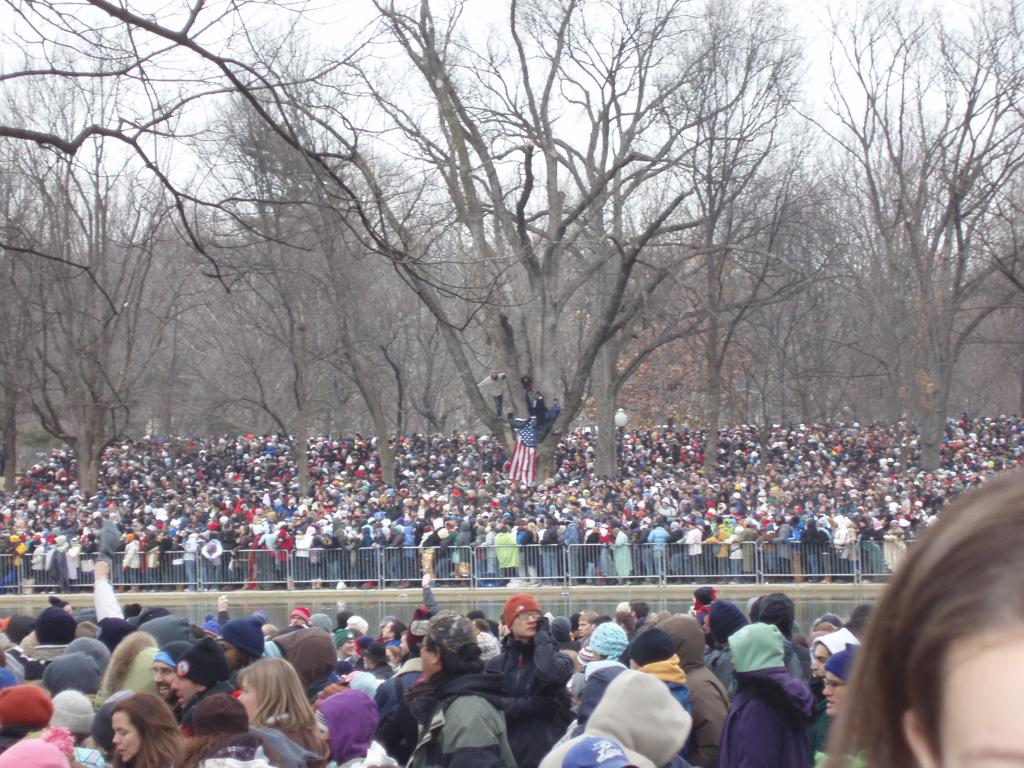
#> input picture dataset/ShanghaiTech/part_A/train_data/images/IMG_1.jpg, 1024 x 768 px, found by its file name; its folder holds only this picture in this run
$ python create_dataset.py
#> lines starting #> are read from the running program, lines starting #| are printed output that depends on the picture
import os
import cv2
import numpy as np
from scipy.io import loadmat
x=[]
y=[]
image_folder ="dataset/ShanghaiTech/part_A/train_data/images"
images = os.listdir(image_folder)
for image_name in images:
    image_path= os.path.join(image_folder, image_name)
    img=cv2.imread(image_path)
#> img is the input picture: shape (768, 1024, 3); mean B, G, R 144.9, 141.2, 145.9
    img=cv2.resize(img,(224,224))
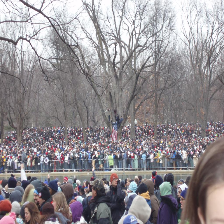
#> img: shape (224, 224, 3); mean B, G, R 144.8, 141.1, 145.8
    img=img/225.0
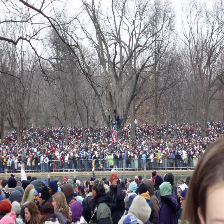
#> img: shape (224, 224, 3) float64; mean B, G, R 0.644, 0.627, 0.648; drawn with min black and max white

    image_number = image_name.split("_")[1].split(".")[0]

    mat_path=(
        f"dataset/ShanghaiTech/part_A/train_data/"
        f"ground-truth/GT_IMG_{image_number}.mat"

    )

#> (the run stopped early here; a loop or call above may not have finished)

$ run again, on dataset/ShanghaiTech/part_A/train_data/images/IMG_111.jpg
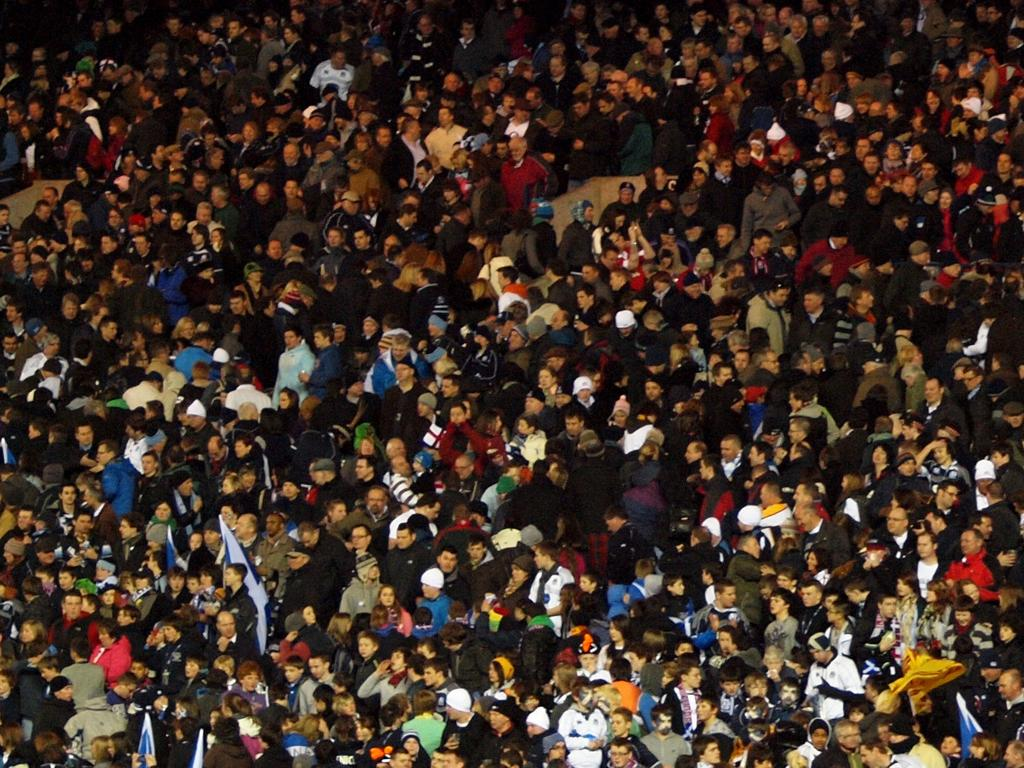
#> input picture dataset/ShanghaiTech/part_A/train_data/images/IMG_111.jpg, 1024 x 768 px, found by its file name
#> img is the input picture: shape (768, 1024, 3); mean B, G, R 37.9, 47.4, 63.9
#> `img=cv2.resize(img,(224,224))`:
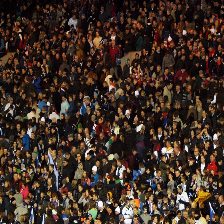
#> img: shape (224, 224, 3); mean B, G, R 37.8, 47.2, 63.7

$ run again, on dataset/ShanghaiTech/part_A/train_data/images/IMG_112.jpg
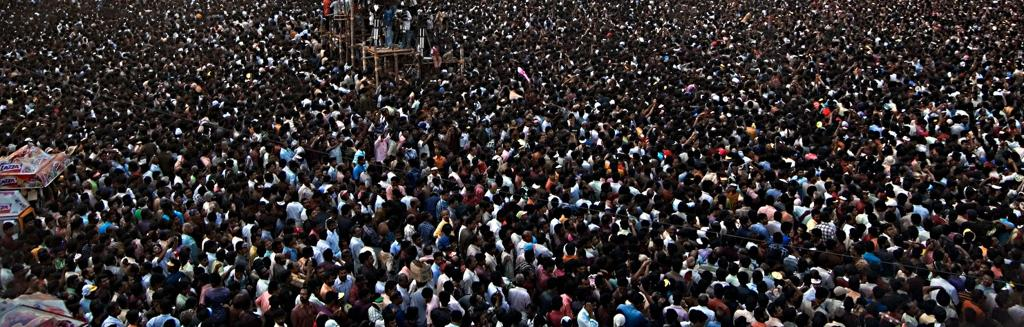
#> input picture dataset/ShanghaiTech/part_A/train_data/images/IMG_112.jpg, 1024 x 327 px, found by its file name
#> img is the input picture: shape (327, 1024, 3); mean B, G, R 47.3, 46.3, 51.3
#> `img=cv2.resize(img,(224,224))`:
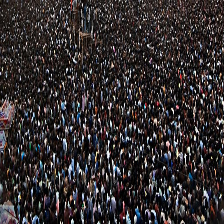
#> img: shape (224, 224, 3); mean B, G, R 47.1, 46.1, 51.1

$ run again, on dataset/ShanghaiTech/part_A/train_data/images/IMG_102.jpg
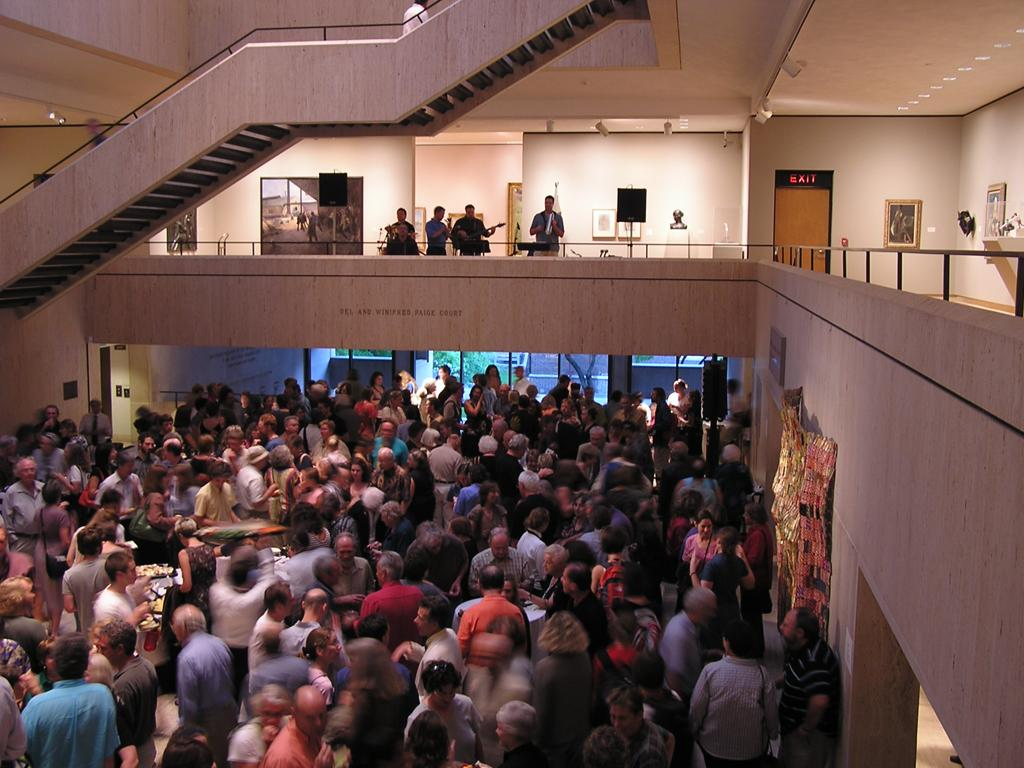
#> input picture dataset/ShanghaiTech/part_A/train_data/images/IMG_102.jpg, 1024 x 768 px, found by its file name
#> img is the input picture: shape (768, 1024, 3); mean B, G, R 78.1, 83.3, 109.6
#> `img=cv2.resize(img,(224,224))`:
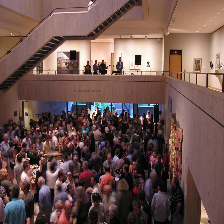
#> img: shape (224, 224, 3); mean B, G, R 78, 83.2, 109.5
